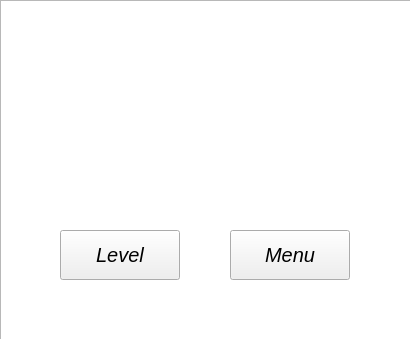
<?xml version="1.0" encoding="UTF-8"?>
<ui version="4.0">
 <class>win</class>
 <widget class="QWidget" name="win">
  <property name="geometry">
   <rect>
    <x>0</x>
    <y>0</y>
    <width>410</width>
    <height>339</height>
   </rect>
  </property>
  <property name="windowTitle">
   <string>Form</string>
  </property>
  <property name="styleSheet">
   <string notr="true">background-image: url(:/images/images/wood.jpg);</string>
  </property>
  <widget class="QLabel" name="label">
   <property name="geometry">
    <rect>
     <x>90</x>
     <y>40</y>
     <width>231</width>
     <height>171</height>
    </rect>
   </property>
   <property name="font">
    <font>
     <pointsize>25</pointsize>
     <weight>75</weight>
     <italic>true</italic>
     <bold>true</bold>
    </font>
   </property>
   <property name="text">
    <string/>
   </property>
   <property name="pixmap">
    <pixmap resource="images.qrc">:/images/images/win.jpeg</pixmap>
   </property>
   <property name="scaledContents">
    <bool>true</bool>
   </property>
   <property name="alignment">
    <set>Qt::AlignCenter</set>
   </property>
  </widget>
  <widget class="QPushButton" name="MenuButton">
   <property name="geometry">
    <rect>
     <x>230</x>
     <y>230</y>
     <width>120</width>
     <height>50</height>
    </rect>
   </property>
   <property name="font">
    <font>
     <pointsize>15</pointsize>
     <weight>50</weight>
     <italic>true</italic>
     <bold>false</bold>
    </font>
   </property>
   <property name="styleSheet">
    <string notr="true">background-image: url(:/images/images/orange2.jpg);</string>
   </property>
   <property name="text">
    <string>Menu</string>
   </property>
  </widget>
  <widget class="QPushButton" name="LevelButton">
   <property name="geometry">
    <rect>
     <x>60</x>
     <y>230</y>
     <width>120</width>
     <height>50</height>
    </rect>
   </property>
   <property name="font">
    <font>
     <pointsize>15</pointsize>
     <weight>50</weight>
     <italic>true</italic>
     <bold>false</bold>
    </font>
   </property>
   <property name="styleSheet">
    <string notr="true">background-image: url(:/images/images/orange2.jpg);</string>
   </property>
   <property name="text">
    <string>Level</string>
   </property>
   <property name="iconSize">
    <size>
     <width>30</width>
     <height>30</height>
    </size>
   </property>
  </widget>
  <widget class="QGraphicsView" name="graphicsView">
   <property name="geometry">
    <rect>
     <x>0</x>
     <y>0</y>
     <width>411</width>
     <height>341</height>
    </rect>
   </property>
   <property name="styleSheet">
    <string notr="true">background-image: url(:/images/images/wood.jpg);</string>
   </property>
  </widget>
  <zorder>graphicsView</zorder>
  <zorder>label</zorder>
  <zorder>MenuButton</zorder>
  <zorder>LevelButton</zorder>
 </widget>
 <resources>
  <include location="images.qrc"/>
 </resources>
 <connections/>
</ui>
